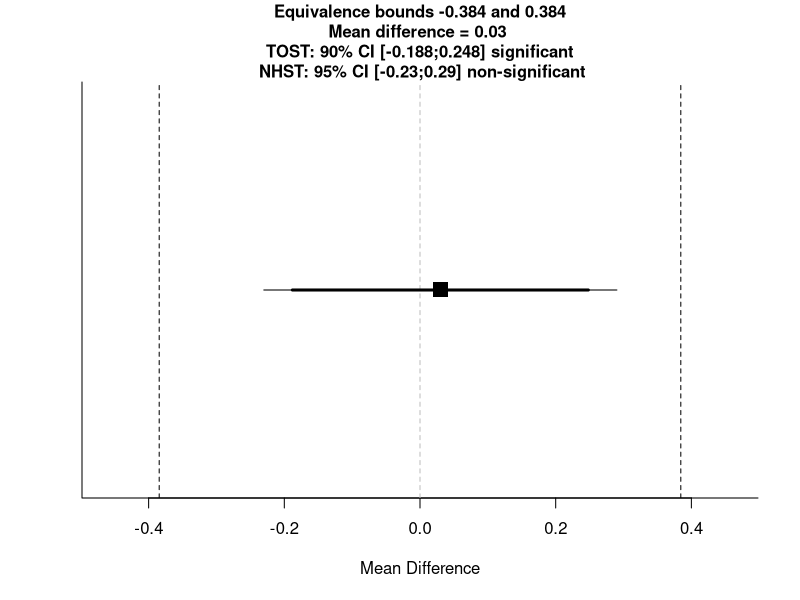
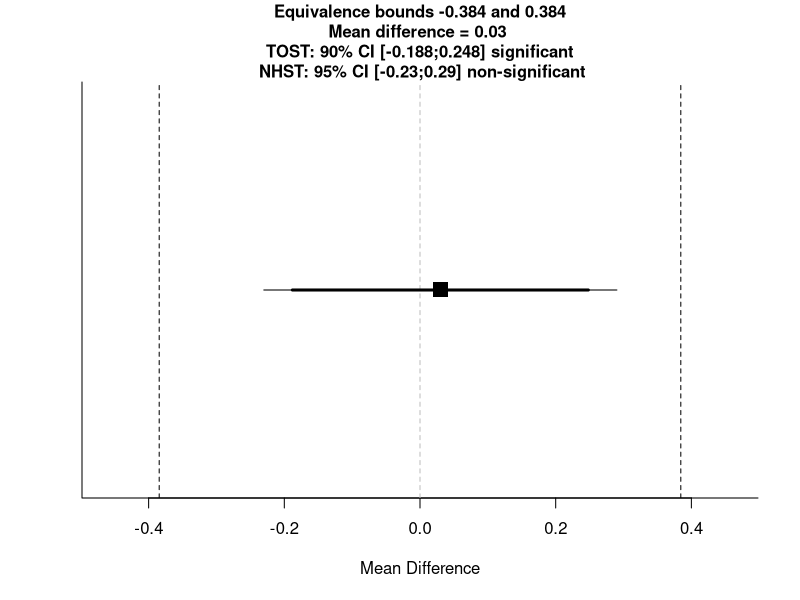
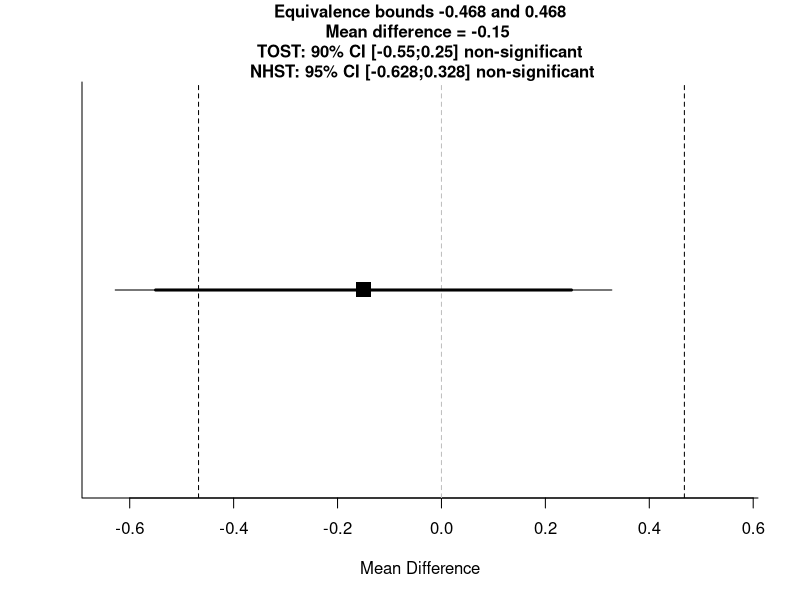
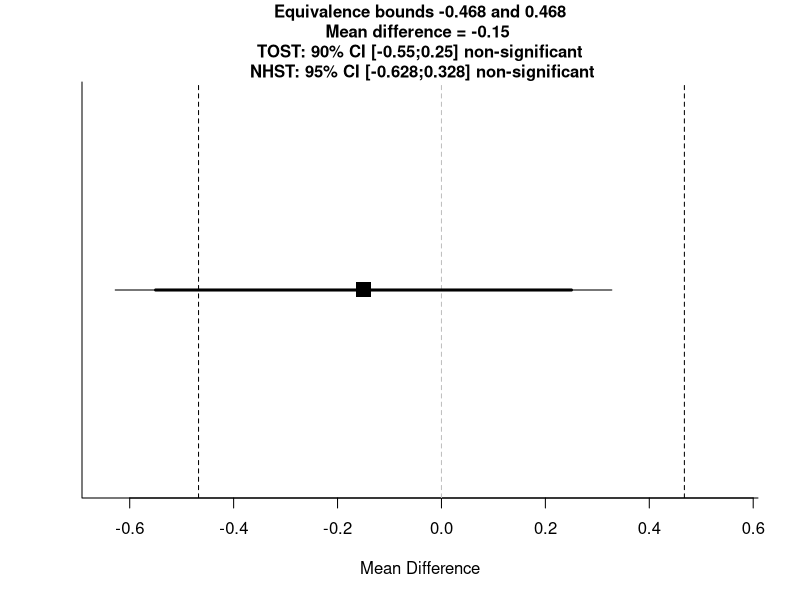
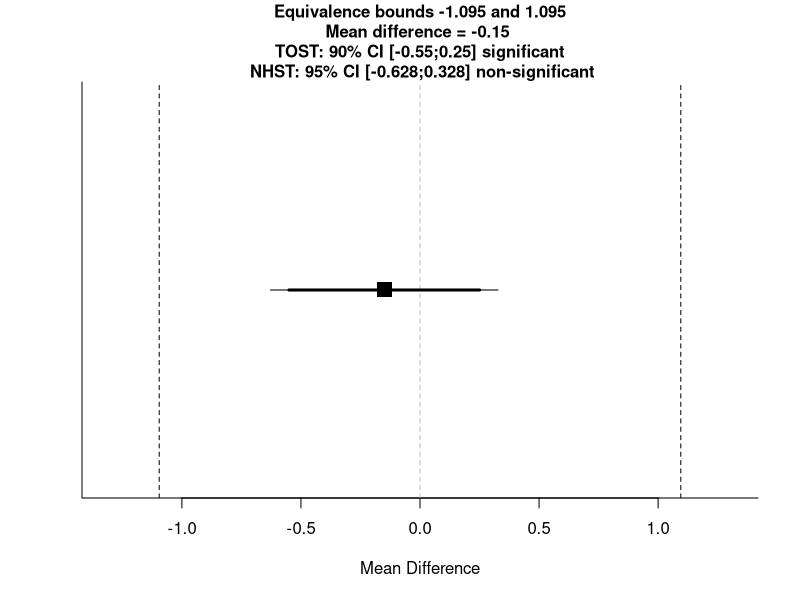
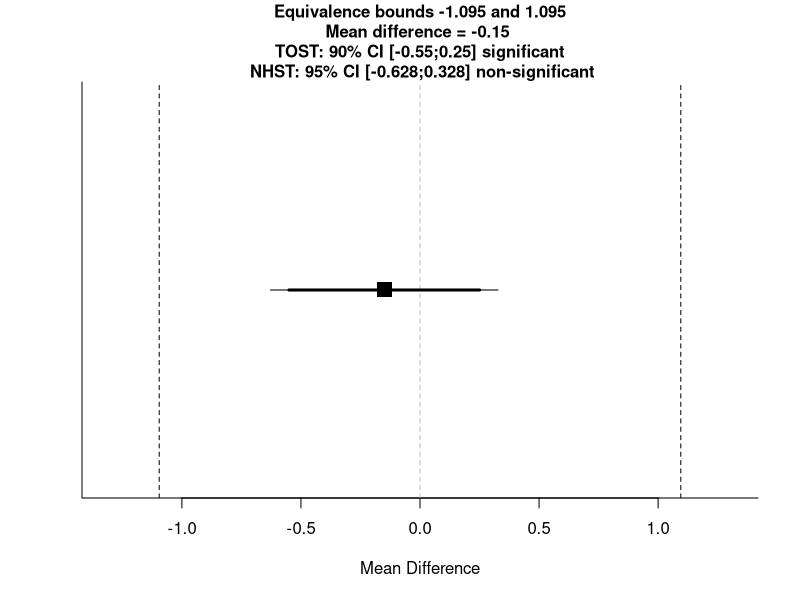
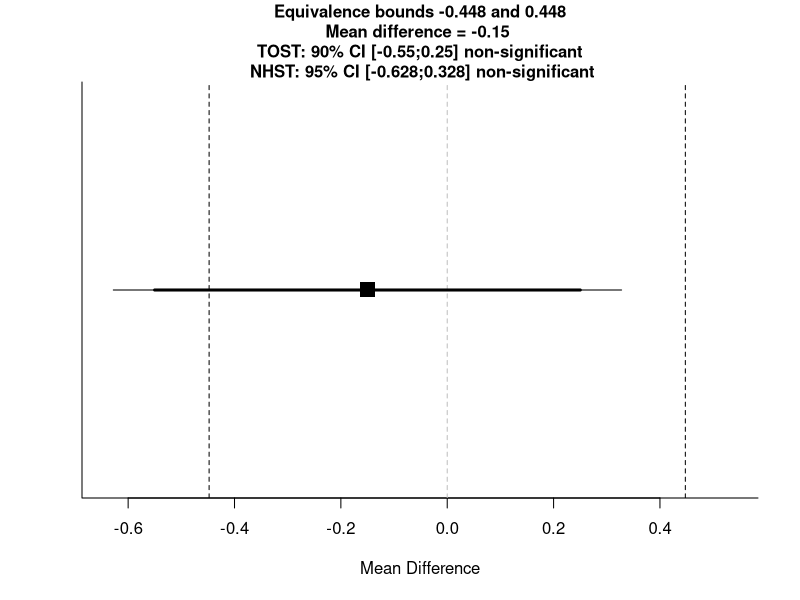
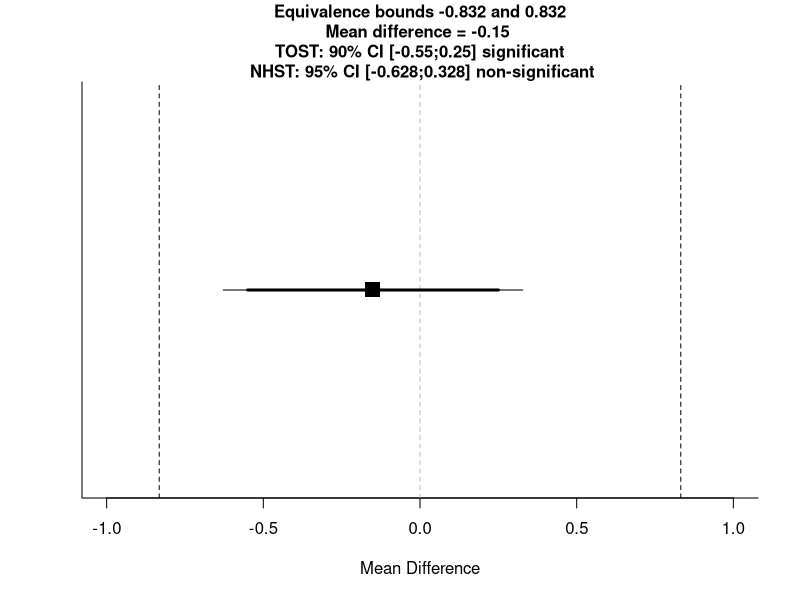

Write the R code that produced these figures, in order.
###==========================================================================###
################ Daniel: TOSTtwo + BFs from standardised effects ###############
###==========================================================================###

#' TOST function for an independent t-test (Cohen's d)
#' @param m1 mean of group 1
#' @param m2 mean of group 2
#' @param sd1 standard deviation of group 1
#' @param sd2 standard deviation of group 2
#' @param n1 sample size in group 1
#' @param n2 sample size in group 2
#' @param low_eqbound_d lower equivalence bounds (e.g., -0.5) expressed in standardized mean difference (Cohen's d)
#' @param high_eqbound_d upper equivalence bounds (e.g., 0.5) expressed in standardized mean difference (Cohen's d)
#' @param alpha alpha level (default = 0.05)
#' @param var.equal logical variable indicating whether equal variances assumption is assumed to be TRUE or FALSE.  Defaults to FALSE.
#' @return Returns TOST t-value 1, TOST p-value 1, TOST t-value 2, TOST p-value 2, degrees of freedom, low equivalence bound, high equivalence bound, low equivalence bound in Cohen's d, high equivalence bound in Cohen's d, Lower limit confidence interval TOST, Upper limit confidence interval TOST
#' @importFrom stats pnorm pt qnorm qt
#' @importFrom graphics abline plot points segments title
#' @examples
#' ## Eskine (2013) showed that participants who had been exposed to organic
#' ## food were substantially harsher in their moral judgments relative to
#' ## those exposed to control (d = 0.81, 95% CI: [0.19, 1.45]). A
#' ## replication by Moery & Calin-Jageman (2016, Study 2) did not observe
#' ## a significant effect (Control: n = 95, M = 5.25, SD = 0.95, Organic
#' ## Food: n = 89, M = 5.22, SD = 0.83). Following Simonsohn's (2015)
#' ## recommendation the equivalence bound was set to the effect size the
#' ## original study had 33% power to detect (with n = 21 in each condition,
#' ## this means the equivalence bound is d = 0.48, which equals a
#' ## difference of 0.384 on a 7-point scale given the sample sizes and a
#' ## pooled standard deviation of 0.894). Using a TOST equivalence test
#' ## with default alpha = 0.05, not assuming equal variances, and equivalence
#' ## bounds of d = -0.43 and d = 0.43 is significant, t(182) = -2.69,
#' ## p = 0.004. We can reject effects larger than d = 0.43.
#'
#' TOSTtwo(m1=5.25,m2=5.22,sd1=0.95,sd2=0.83,n1=95,n2=89,low_eqbound_d=-0.43,high_eqbound_d=0.43)
#' @section References:
#' Berger, R. L., & Hsu, J. C. (1996). Bioequivalence Trials, Intersection-Union Tests and Equivalence Confidence Sets. Statistical Science, 11(4), 283-302.
#'
#' Gruman, J. A., Cribbie, R. A., & Arpin-Cribbie, C. A. (2007). The effects of heteroscedasticity on tests of equivalence. Journal of Modern Applied Statistical Methods, 6(1), 133-140, formula for Welch's t-test on page 135
#' @export
#'

TOSTtwo<-function(m1,m2,sd1,sd2,n1,n2,low_eqbound_d, high_eqbound_d, alpha, var.equal, prior_dist, effect_prior, se_prior, df_prior){
  if(missing(alpha)) {
    alpha<-0.05
  }
  if(missing(var.equal)) {
    var.equal<-FALSE
  }
  if(var.equal==TRUE) {
    sdpooled<-sqrt((((n1 - 1)*(sd1^2)) + (n2 - 1)*(sd2^2))/((n1+n2)-2)) #calculate sd pooled
    low_eqbound<-low_eqbound_d*sdpooled
    high_eqbound<-high_eqbound_d*sdpooled
    degree_f<-n1+n2-2
    t1<-((m1-m2)-low_eqbound)/(sdpooled*sqrt(1/n1 + 1/n2))  #students t-test lower bound
    p1<-pt(t1, degree_f, lower.tail=FALSE)
    t2<-((m1-m2)-high_eqbound)/(sdpooled*sqrt(1/n1 + 1/n2)) #students t-test upper bound
    p2<-pt(t2, degree_f, lower.tail=TRUE)
    t<-(m1-m2)/(sdpooled*sqrt(1/n1 + 1/n2))
    pttest<-2*pt(-abs(t), df=degree_f)
    LL90<-(m1-m2)-qt(1-alpha, n1+n2-2)*(sdpooled*sqrt(1/n1 + 1/n2))
    UL90<-(m1-m2)+qt(1-alpha, n1+n2-2)*(sdpooled*sqrt(1/n1 + 1/n2))
    LL95<-(m1-m2)-qt(1-(alpha/2), n1+n2-2)*(sdpooled*sqrt(1/n1 + 1/n2))
    UL95<-(m1-m2)+qt(1-(alpha/2), n1+n2-2)*(sdpooled*sqrt(1/n1 + 1/n2))
  } else {
    sdpooled<-sqrt((sd1^2 + sd2^2)/2) #calculate sd root mean squared for Welch's t-test
    low_eqbound<-low_eqbound_d*sdpooled
    high_eqbound<-high_eqbound_d*sdpooled
    degree_f<-(sd1^2/n1+sd2^2/n2)^2/(((sd1^2/n1)^2/(n1-1))+((sd2^2/n2)^2/(n2-1))) #degrees of freedom for Welch's t-test
    t1<-((m1-m2)-low_eqbound)/sqrt(sd1^2/n1 + sd2^2/n2) #welch's t-test upper bound
    p1<-pt(t1, degree_f, lower.tail=FALSE) #p-value for Welch's TOST t-test
    t2<-((m1-m2)-high_eqbound)/sqrt(sd1^2/n1 + sd2^2/n2) #welch's t-test lower bound
    p2<-pt(t2, degree_f, lower.tail=TRUE) #p-value for Welch's TOST t-test
    t<-(m1-m2)/sqrt(sd1^2/n1 + sd2^2/n2) #welch's t-test NHST
    pttest<-2*pt(-abs(t), df=degree_f) #p-value for Welch's t-test
    LL90<-(m1-m2)-qt(1-alpha, degree_f)*sqrt(sd1^2/n1 + sd2^2/n2) #Lower limit for CI Welch's t-test
    UL90<-(m1-m2)+qt(1-alpha, degree_f)*sqrt(sd1^2/n1 + sd2^2/n2) #Upper limit for CI Welch's t-test
    LL95<-(m1-m2)-qt(1-(alpha/2), degree_f)*sqrt(sd1^2/n1 + sd2^2/n2) #Lower limit for CI Welch's t-test
    UL95<-(m1-m2)+qt(1-(alpha/2), degree_f)*sqrt(sd1^2/n1 + sd2^2/n2) #Upper limit for CI Welch's t-test
  }
  ptost<-max(p1,p2) #Get highest p-value for summary TOST result
  ttost<-ifelse(abs(t1) < abs(t2), t1, t2) #Get lowest t-value for summary TOST result
  dif<-(m1-m2)
  testoutcome<-ifelse(pttest<alpha,"significant","non-significant")
  TOSToutcome<-ifelse(ptost<alpha,"significant","non-significant")
  plot(NA, ylim=c(0,1), xlim=c(min(LL90,low_eqbound)-max(UL90-LL90, high_eqbound-low_eqbound)/10, max(UL90,high_eqbound)+max(UL90-LL90, high_eqbound-low_eqbound)/10), bty="l", yaxt="n", ylab="",xlab="Mean Difference")
  points(x=dif, y=0.5, pch=15, cex=2)
  abline(v=high_eqbound, lty=2)
  abline(v=low_eqbound, lty=2)
  abline(v=0, lty=2, col="grey")
  segments(LL90,0.5,UL90,0.5, lwd=3)
  segments(LL95,0.5,UL95,0.5, lwd=1)
  title(main=paste("Equivalence bounds ",round(low_eqbound,digits=3)," and ",round(high_eqbound,digits=3),"\nMean difference = ",round(dif,digits=3)," \n TOST: ", 100*(1-alpha*2),"% CI [",round(LL90,digits=3),";",round(UL90,digits=3),"] ", TOSToutcome," \n NHST: ", 100*(1-alpha),"% CI [",round(LL95,digits=3),";",round(UL95,digits=3),"] ", testoutcome,sep=""), cex.main=1)
  if(var.equal == TRUE) {
    message(cat("Using alpha = ",alpha," Student's t-test was ",testoutcome,", t(",degree_f,") = ",t,", p = ",pttest,sep=""))
    cat("\n")
    message(cat("Using alpha = ",alpha," the equivalence test based on Student's t-test was ",TOSToutcome,", t(",degree_f,") = ",ttost,", p = ",ptost,sep=""))
  } else {
    message(cat("Using alpha = ",alpha," Welch's t-test was ",testoutcome,", t(",degree_f,") = ",t,", p = ",pttest,sep=""))
    cat("\n")
    message(cat("Using alpha = ",alpha," the equivalence test based on Welch's t-test  was ",TOSToutcome,", t(",degree_f,") = ",ttost,", p = ",ptost,sep=""))
  }
  TOSTresults<-data.frame(t1,p1,t2,p2,degree_f)
  colnames(TOSTresults) <- c("t-value 1","p-value 1","t-value 2","p-value 2","df")
  bound_d_results<-data.frame(low_eqbound_d,high_eqbound_d)
  colnames(bound_d_results) <- c("low bound d","high bound d")
  bound_results<-data.frame(low_eqbound,high_eqbound)
  colnames(bound_results) <- c("low bound raw","high bound raw")
  CIresults<-data.frame(LL90,UL90)
  colnames(CIresults) <- c(paste("Lower Limit ",100*(1-alpha*2),"% CI raw",sep=""),paste("Upper Limit ",100*(1-alpha*2),"% CI raw",sep=""))
  cat("TOST results:\n")
  print(TOSTresults)
  cat("\n")
  cat("Equivalence bounds (Cohen's d):\n")
  print(bound_d_results)
  cat("\n")
  cat("Equivalence bounds (raw scores):\n")
  print(bound_results)
  cat("\n")
  cat("TOST confidence interval:\n")
  print(CIresults)
  #below added BF calc
  bayes<-TRUE #expect to povide bayes
  if(missing(effect_prior)) {
    bayes<-FALSE #if no prior effect size is provided, BF not calculated
  }
  if(bayes==TRUE) {
    if(prior_dist=="normal") {
      if(missing(se_prior)) {
        se_prior<-effect_prior/2 #if not specified otherwise, default SE is effect/2
      }
    }
    if(prior_dist=="halfnormal") {
      if(missing(se_prior)) {
        se_prior<-effect_prior #if not specified otherwise, default SE is effect
        effect_prior<-0 #halfnormal is centered on 0
      }
    }
  }
  if(missing(df_prior)) {
    df_prior<-100000 #if not specified otherwise, default df = 100000 (practically normal)
  }
  theta <- effect_prior - 10 * se_prior
  incr <- se_prior / 200
  theta=seq(from = effect_prior - 10 * se_prior, by = incr, length = 4001)
  dist_theta <- dt(x = (theta-effect_prior)/se_prior, df=df_prior)
  if(prior_dist=="halfnormal"){
    dist_theta[theta <= 0] = 0
  }
  dist_theta_alt = dist_theta/sum(dist_theta)
  likelihood <- dt((abs(dif)-theta)/(abs(dif)/abs(t)), df = degree_f) #use abs(dif) - can be set to d
  likelihood_alt = likelihood/sum(likelihood)
  height <- dist_theta * likelihood
  area <- sum(height * incr)
  normarea <- sum(dist_theta * incr)
  height_alt = dist_theta_alt * likelihood_alt
  height_alt = height_alt/sum(height_alt)
  LikelihoodTheory <- area/normarea
  LikelihoodNull <- dt(abs(dif)/(abs(dif)/abs(t)), df = degree_f)
  BayesFactor <- round(LikelihoodTheory / LikelihoodNull, 2)
  bayes_results <- data.frame(BayesFactor, LikelihoodTheory, LikelihoodNull)
  colnames(bayes_results) <- c("Bayes Factor","Likelihood (alternative)","Likelihood (null)")
  cat("Bayes Results:\n")
  print(bayes_results)
  cat("\n")
  invisible(list(TOST_t1=t1,TOST_p1=p1,TOST_t2=t2,TOST_p2=p2, TOST_df=degree_f,alpha=alpha,low_eqbound=low_eqbound,high_eqbound=high_eqbound,low_eqbound_d=low_eqbound_d,high_eqbound_d=high_eqbound_d, LL_CI_TOST=LL90,UL_CI_TOST=UL90,bf=BayesFactor, ll_theory=LikelihoodTheory, ll_null=LikelihoodNull))
}

TOSTtwo(m1=5.25,m2=5.22,sd1=0.95,sd2=0.83,n1=95,n2=89,low_eqbound_d=-0.43,high_eqbound_d=0.43, var.equal=TRUE, prior_dist = "halfnormal", effect_prior = 0.5)
TOSTtwo(m1=5.25,m2=5.22,sd1=0.95,sd2=0.83,n1=95,n2=89,low_eqbound_d=-0.43,high_eqbound_d=0.43, var.equal=TRUE, prior_dist = "normal", effect_prior = 0.5)

###==========================================================================###
############### Neil McLatchie: TOSTtwo + BFs from *raw* effects ###############
###==========================================================================###

TOSTtwo.raw.nm<-function(m1,m2,sd1,sd2,n1,n2,low_eqbound, high_eqbound, alpha, var.equal, prior_dist, effect_prior, se_prior, df_prior)
{
  if(missing(alpha)) {
    alpha<-0.05
  }
  if(missing(var.equal)) {
    var.equal<-FALSE
  }
  if(var.equal==TRUE) {
    sdpooled<-sqrt((((n1 - 1)*(sd1^2)) + (n2 - 1)*(sd2^2))/((n1+n2)-2)) #calculate sd pooled
    t1<-((m1-m2)-low_eqbound)/(sdpooled*sqrt(1/n1 + 1/n2))
    degree_f<-n1+n2-2
    p1<-pt(t1, degree_f, lower.tail=FALSE)
    t2<-((m1-m2)-high_eqbound)/(sdpooled*sqrt(1/n1 + 1/n2))
    p2<-pt(t2, degree_f, lower.tail=TRUE)
    LL90<-(m1-m2)-qt(1-alpha, degree_f)*(sdpooled*sqrt(1/n1 + 1/n2))
    UL90<-(m1-m2)+qt(1-alpha, degree_f)*(sdpooled*sqrt(1/n1 + 1/n2))
    LL95<-(m1-m2)-qt(1-(alpha/2), degree_f)*(sdpooled*sqrt(1/n1 + 1/n2))
    UL95<-(m1-m2)+qt(1-(alpha/2), degree_f)*(sdpooled*sqrt(1/n1 + 1/n2))
    t<-(m1-m2)/(sdpooled*sqrt(1/n1 + 1/n2))
    pttest<-2*pt(-abs(t), df=degree_f)
  } else {
    sdpooled<-sqrt((sd1^2 + sd2^2)/2) #calculate sd root mean squared for Welch's t-test
    t1<-((m1-m2)-low_eqbound)/sqrt(sd1^2/n1 + sd2^2/n2) #welch's t-test lower bound
    degree_f<-(sd1^2/n1+sd2^2/n2)^2/(((sd1^2/n1)^2/(n1-1))+((sd2^2/n2)^2/(n2-1))) #degrees of freedom for Welch's t-test
    p1<-pt(t1, degree_f, lower.tail=FALSE) #p-value for Welch's TOST t-test
    t2<-((m1-m2)-high_eqbound)/sqrt(sd1^2/n1 + sd2^2/n2) #welch's t-test upper bound
    p2<-pt(t2, degree_f, lower.tail=TRUE) #p-value for Welch's TOST t-test
    t<-(m1-m2)/sqrt(sd1^2/n1 + sd2^2/n2) #welch's t-test NHST
    pttest<-2*pt(-abs(t), df=degree_f) #p-value for Welch's t-test
    LL90<-(m1-m2)-qt(1-alpha, degree_f)*sqrt(sd1^2/n1 + sd2^2/n2) #Lower limit for CI Welch's t-test
    UL90<-(m1-m2)+qt(1-alpha, degree_f)*sqrt(sd1^2/n1 + sd2^2/n2) #Upper limit for CI Welch's t-test
    LL95<-(m1-m2)-qt(1-(alpha/2), degree_f)*sqrt(sd1^2/n1 + sd2^2/n2) #Lower limit for CI Welch's t-test
    UL95<-(m1-m2)+qt(1-(alpha/2), degree_f)*sqrt(sd1^2/n1 + sd2^2/n2) #Upper limit for CI Welch's t-test
  }
  ptost<-max(p1,p2) #Get highest p-value for summary TOST result
  ttost<-ifelse(abs(t1) < abs(t2), t1, t2) #Get lowest t-value for summary TOST result
  dif<-(m1-m2)
  testoutcome<-ifelse(pttest<alpha,"significant","non-significant")
  TOSToutcome<-ifelse(ptost<alpha,"significant","non-significant")
  plot(NA, ylim=c(0,1), xlim=c(min(LL90,low_eqbound)-max(UL90-LL90, high_eqbound-low_eqbound)/10, max(UL90,high_eqbound)+max(UL90-LL90, high_eqbound-low_eqbound)/10), bty="l", yaxt="n", ylab="",xlab="Mean Difference")
  points(x=dif, y=0.5, pch=15, cex=2)
  abline(v=high_eqbound, lty=2)
  abline(v=low_eqbound, lty=2)
  abline(v=0, lty=2, col="grey")
  segments(LL90,0.5,UL90,0.5, lwd=3)
  segments(LL95,0.5,UL95,0.5, lwd=1)
  title(main=paste("Equivalence bounds ",round(low_eqbound,digits=3)," and ",round(high_eqbound,digits=3),"\nMean difference = ",round(dif,digits=3)," \n TOST: ", 100*(1-alpha*2),"% CI [",round(LL90,digits=3),";",round(UL90,digits=3),"] ", TOSToutcome," \n NHST: ", 100*(1-alpha),"% CI [",round(LL95,digits=3),";",round(UL95,digits=3),"] ", testoutcome,sep=""), cex.main=1)
  if(var.equal == TRUE) {
    message(cat("Using alpha = ",alpha," Student's t-test was ",testoutcome,", t(",degree_f,") = ",t,", p = ",pttest,sep=""))
    cat("\n")
    message(cat("Using alpha = ",alpha," the equivalence test based on Student's t-test was ",TOSToutcome,", t(",degree_f,") = ",ttost,", p = ",ptost,sep=""))
  } else {
    message(cat("Using alpha = ",alpha," Welch's t-test was ",testoutcome,", t(",degree_f,") = ",t,", p = ",pttest,sep=""))
    cat("\n")
    message(cat("Using alpha = ",alpha," the equivalence test based on Welch's t-test  was ",TOSToutcome,", t(",degree_f,") = ",ttost,", p = ",ptost,sep=""))
  }
  TOSTresults<-data.frame(t1,p1,t2,p2,degree_f)
  colnames(TOSTresults) <- c("t-value 1","p-value 1","t-value 2","p-value 2","df")
  bound_results<-data.frame(low_eqbound,high_eqbound)
  colnames(bound_results) <- c("low bound raw","high bound raw")
  CIresults<-data.frame(LL90,UL90)
  colnames(CIresults) <- c(paste("Lower Limit ",100*(1-alpha*2),"% CI raw",sep=""),paste("Upper Limit ",100*(1-alpha*2),"% CI raw",sep=""))
  cat("TOST results:\n")
  print(TOSTresults)
  cat("\n")
  cat("Equivalence bounds (raw scores):\n")
  print(bound_results)
  cat("\n")
  cat("TOST confidence interval:\n")
  print(CIresults)
  #below added BF calc
  bayes<-TRUE #expect to provide bayes
  if(missing(effect_prior)) {
    bayes<-FALSE #if no prior effect size is provided, BF not calculated
  }
  if(bayes==TRUE) {
    if(prior_dist=="normal") {
      if(missing(se_prior)) {
        se_prior<-effect_prior/2 #if not specified otherwise, default SE is effect/2
      }
    }
    if(prior_dist=="halfnormal") {
      if(missing(se_prior)) {
        se_prior<-effect_prior #if not specified otherwise, default SE is effect
        effect_prior<-0 #halfnormal is centered on 0
      } }
    if(prior_dist=="cauchy") {
      df_prior<-1
      {
        if(missing(se_prior)) 
        {df_prior<-1
        se_prior<-effect_prior/2} #if not specified otherwise, default SE is effect
      }}
    if(prior_dist=="halfcauchy") {
      {df_prior<-1}
      if(missing(se_prior)) {
        df_prior<-1
        se_prior<-effect_prior #if not specified otherwise, default SE is effect
        effect_prior<-0 #halfcauchy is centered on 0
      }}
    
    if(missing(df_prior)) {
      df_prior<-1000 #if not specified otherwise, default df = 100000 (practically normal)
    }
    theta <- effect_prior - 10 * se_prior
    incr <- se_prior / 200
    theta=seq(from = effect_prior - 10 * se_prior, by = incr, length = 4001)
    dist_theta <- dt(x = (theta-effect_prior)/se_prior, df=df_prior)
    if(prior_dist=="halfnormal"){
      dist_theta[theta <= 0] = 0
    }
    if(prior_dist=="halfcauchy"){
      dist_theta[theta <= 0] = 0
    }
    dist_theta_alt = dist_theta/sum(dist_theta)
    likelihood <- dt((abs(dif)-theta)/(abs(dif)/abs(t)), df = degree_f) #use abs(dif) - can be set to d
    likelihood_alt = likelihood/sum(likelihood)
    height <- dist_theta * likelihood
    area <- sum(height * incr)
    normarea <- sum(dist_theta * incr)
    height_alt = dist_theta_alt * likelihood_alt
    height_alt = height_alt/sum(height_alt)
    LikelihoodTheory <- area/normarea
    LikelihoodNull <- dt(abs(dif)/(abs(dif)/abs(t)), df = degree_f)
    BayesFactor <- round(LikelihoodTheory / LikelihoodNull, 2)
    bayes_results <- data.frame(BayesFactor, LikelihoodTheory, LikelihoodNull)
    colnames(bayes_results) <- c("Bayes Factor","Likelihood (alternative)","Likelihood (null)")
    cat("Bayes Results:\n")
    print(bayes_results)
    cat("\n")
    invisible(list(TOST_t1=t1,TOST_p1=p1,TOST_t2=t2,TOST_p2=p2, TOST_df=degree_f,alpha=alpha,low_eqbound=low_eqbound,high_eqbound=high_eqbound,low_eqbound=low_eqbound,high_eqbound=high_eqbound, LL_CI_TOST=LL90,UL_CI_TOST=UL90,bf=BayesFactor, ll_theory=LikelihoodTheory, ll_null=LikelihoodNull))
    
  }}

###==========================================================================###

library(pwr)

###==========================================================================###
###==========================================================================###
###==========================================================================###


### Transfer examples from Dienes & McLatchie (2017)

## example 5: Johnson et al.
# original study: Schnall, Benton, & Harvey (2008)
orig.m1 <- 4.62
orig.sd1 <- 1.53
orig.m2 <- 5.73
orig.sd2 <- 1.28
orig.n1 <- 21
orig.n2 <- 22
orig.raw <- abs(orig.m2-orig.m1)
orig.sdpooled <- sqrt(((orig.n1-1)*orig.sd1^2 + (orig.n2-1)*orig.sd2^2)/(orig.n1+orig.n2-2))
orig.se <- orig.sdpooled/sqrt(orig.n1+orig.n2)
orig.df <- orig.n1+orig.n2-2

# replication study: Johnson, Cheung, & Donnellan (2014)
rep.m1 <- 5.97
rep.sd1 <- 1.34
rep.m2 <- 6.12
rep.sd2 <- 1.36
rep.d <- -0.11
rep.n1 <- 58
rep.n2 <- 68
rep.raw <- abs(rep.m1-rep.m2)
rep.sdpooled <- sqrt(((rep.n1-1)*rep.sd1^2 + (rep.n2-1)*rep.sd2^2)/(rep.n1+rep.n2-2))
rep.se <- rep.sdpooled/sqrt(rep.n1+rep.n2)
rep.df <- rep.n1 + rep.n2 -2

# Calculate critical d: smallest d orig. study had the power to detect
t.crit = qt(1-.05/2, (orig.n1+orig.n2)-2)
d.crit = t.crit*sqrt((1/orig.n1) + 1/(orig.n2))
raw.crit <- d.crit * sqrt(orig.sd1^2 + orig.sd2^2/2) # smallest raw effect orig. study could detect

# Small telescopes: Calculate d for which orig. study had 33% power
power <- pwr.t.test(n = (orig.n1+orig.n2), d = NULL, sig.level = 0.05, power = 0.33, type = "two.sample", alternative = "two.sided")
d.33 <- power$d
raw.33 <- d.33 * sqrt((orig.sd1^2 + orig.sd2^2)/2) # raw effect for which orig. had 33% power


#### TOST & BF (re-)calculations 1: raw effects, using Neil's TOSTtwo.raw.nm

##Johnson.1.1.1## TOST: small telescopes; BF: halfnormal
# Dienes: BF = 0.37 --> successfully replicated
Johnson.1.1.1 <- TOSTtwo.raw.nm(m1=rep.m1, 
                                m2=rep.m2, 
                                sd1=rep.sd1, 
                                sd2 = rep.sd2, 
                                n1 = rep.n1, 
                                n2=rep.n2, 
                                low_eqbound = -raw.33, 
                                high_eqbound = raw.33, 
                                var.equal = TRUE, 
                                prior_dist = "halfnormal", 
                                effect_prior = orig.raw)

##Johnson.1.1.2## TOST: small telescopes; BF: Cauchy
# Dienes: BF = 0.09 --> !! not replicated: BF = 0.07
Johnson.1.1.2 <- TOSTtwo.raw.nm(m1=rep.m1, 
                                m2=rep.m2, 
                                sd1=rep.sd1, 
                                sd2 = rep.sd2, 
                                n1 = rep.n1, 
                                n2=rep.n2, 
                                low_eqbound = -raw.33, 
                                high_eqbound = raw.33, 
                                var.equal = TRUE, 
                                prior_dist = "cauchy", 
                                effect_prior = orig.raw, 
                                se_prior = orig.se, 
                                df_prior = orig.df)


##Johnson.1.2.1## TOST: critical effect; BF: halfnormal
# Dienes: BF = 0.37 --> successfully replicated
Johnson.1.2.1 <- TOSTtwo.raw.nm(m1=rep.m1, 
                                m2=rep.m2, 
                                sd1=rep.sd1, 
                                sd2 = rep.sd2, 
                                n1 = rep.n1, 
                                n2=rep.n2,
                                low_eqbound = -raw.crit, 
                                high_eqbound = raw.crit, 
                                var.equal = TRUE, 
                                prior_dist = "halfnormal", 
                                effect_prior = orig.raw)

##Johnson.1.2.2## TOST: critical effect; BF: Cauchy
## Dienes: BF = 0.09 --> !! not replicated: BF = 0.07
Johnson.1.2.2 <- TOSTtwo.raw.nm(m1=rep.m1, 
                                m2=rep.m2, 
                                sd1=rep.sd1, 
                                sd2 = rep.sd2, 
                                n1 = rep.n1, 
                                n2=rep.n2,
                                low_eqbound = -raw.crit, 
                                high_eqbound = raw.crit, 
                                var.equal = TRUE, 
                                prior_dist = "cauchy", 
                                effect_prior = orig.raw,
                                se_prior = orig.se, 
                                df_prior = orig.df)


#### TOST & BF (re-)calculations 2: standardised effects, using Daniel's TOSTtwo

##Johnson.2.1## TOST: small telescopes; BF: halfnormal
# Dienes: BF = 0.37 --> successfully replicated
Johnson.2.1 <- TOSTtwo(m1=rep.m1, 
                       m2=rep.m2, 
                       sd1=rep.sd1, 
                       sd2 = rep.sd2, 
                       n1 = rep.n1, 
                       n2=rep.n2, 
                       low_eqbound_d = -d.33, 
                       high_eqbound_d = d.33, 
                       var.equal = TRUE, 
                       prior_dist = "halfnormal", 
                       effect_prior = orig.raw)


##Johnson.2.2## TOST: critical effect; BF: halfnormal
# Dienes: BF = 0.37 --> successfully replicated
Johnson.2.2 <- TOSTtwo(m1=rep.m1, 
                       m2=rep.m2, 
                       sd1=rep.sd1, 
                       sd2 = rep.sd2, 
                       n1 = rep.n1, 
                       n2=rep.n2,
                       low_eqbound = -d.crit, 
                       high_eqbound = d.crit, 
                       var.equal = TRUE, 
                       prior_dist = "halfnormal", 
                       effect_prior = orig.raw)
